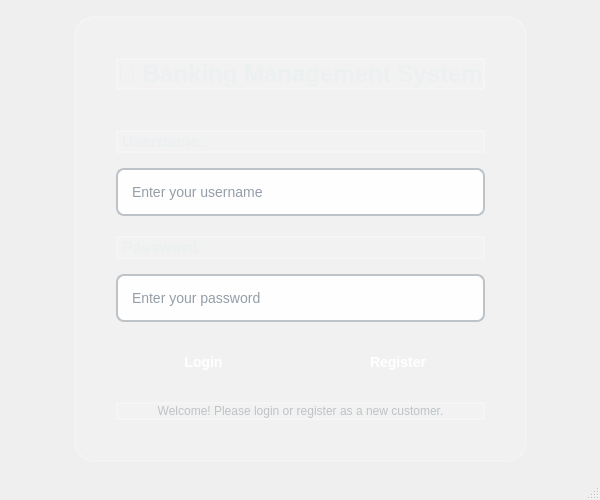
<?xml version="1.0" encoding="UTF-8"?>
<ui version="4.0">
 <class>LoginWindow</class>
 <widget class="QMainWindow" name="LoginWindow">
  <property name="geometry">
   <rect>
    <x>0</x>
    <y>0</y>
    <width>600</width>
    <height>500</height>
   </rect>
  </property>
  <property name="windowTitle">
   <string>Banking Management System - Login</string>
  </property>
  <property name="styleSheet">
   <string>QMainWindow {
    background: qlineargradient(x1: 0, y1: 0, x2: 0, y2: 1,
                               stop: 0 #2c3e50, stop: 1 #34495e);
}

QWidget {
    color: white;
    font-family: 'Segoe UI', Arial, sans-serif;
}

QPushButton {
    background: qlineargradient(x1: 0, y1: 0, x2: 0, y2: 1,
                               stop: 0 #3498db, stop: 1 #2980b9);
    border: none;
    border-radius: 8px;
    color: white;
    font-weight: bold;
    font-size: 14px;
    padding: 12px;
    min-width: 120px;
}

QPushButton:hover {
    background: qlineargradient(x1: 0, y1: 0, x2: 0, y2: 1,
                               stop: 0 #5dade2, stop: 1 #3498db);
}

QPushButton:pressed {
    background: qlineargradient(x1: 0, y1: 0, x2: 0, y2: 1,
                               stop: 0 #2980b9, stop: 1 #21618c);
}

QLineEdit {
    background: rgba(255, 255, 255, 0.9);
    border: 2px solid #bdc3c7;
    border-radius: 8px;
    color: #2c3e50;
    font-size: 14px;
    padding: 12px;
    min-height: 20px;
}

QLineEdit:focus {
    border-color: #3498db;
    background: white;
}

QLabel {
    font-size: 16px;
    font-weight: bold;
    color: #ecf0f1;
}</string>
  </property>
  <widget class="QWidget" name="centralwidget">
   <layout class="QVBoxLayout" name="verticalLayout_4">
    <item>
     <spacer name="verticalSpacer_3">
      <property name="orientation">
       <enum>Qt::Vertical</enum>
      </property>
      <property name="sizeHint" stdset="0">
       <size>
        <width>20</width>
        <height>40</height>
       </size>
      </property>
     </spacer>
    </item>
    <item>
     <layout class="QHBoxLayout" name="horizontalLayout_3">
      <item>
       <spacer name="horizontalSpacer_3">
        <property name="orientation">
         <enum>Qt::Horizontal</enum>
        </property>
        <property name="sizeHint" stdset="0">
         <size>
          <width>40</width>
          <height>20</height>
         </size>
        </property>
       </spacer>
      </item>
      <item>
       <widget class="QFrame" name="loginFrame">
        <property name="frameShape">
         <enum>QFrame::StyledPanel</enum>
        </property>
        <property name="styleSheet">
         <string>QFrame {
    background: rgba(255, 255, 255, 0.1);
    border-radius: 20px;
    border: 2px solid rgba(255, 255, 255, 0.2);
}</string>
        </property>
        <layout class="QVBoxLayout" name="verticalLayout_3">
         <property name="spacing">
          <number>20</number>
         </property>
         <property name="leftMargin">
          <number>40</number>
         </property>
         <property name="topMargin">
          <number>40</number>
         </property>
         <property name="rightMargin">
          <number>40</number>
         </property>
         <property name="bottomMargin">
          <number>40</number>
         </property>
         <item>
          <widget class="QLabel" name="titleLabel">
           <property name="text">
            <string>🏦 Banking Management System</string>
           </property>
           <property name="alignment">
            <set>Qt::AlignCenter</set>
           </property>
           <property name="styleSheet">
            <string>QLabel {
    font-size: 24px;
    font-weight: bold;
    color: #ecf0f1;
    margin-bottom: 20px;
}</string>
           </property>
          </widget>
         </item>
         <item>
          <layout class="QVBoxLayout" name="verticalLayout">
           <property name="spacing">
            <number>15</number>
           </property>
           <item>
            <widget class="QLabel" name="usernameLabel">
             <property name="text">
              <string>Username:</string>
             </property>
            </widget>
           </item>
           <item>
            <widget class="QLineEdit" name="usernameLineEdit">
             <property name="placeholderText">
              <string>Enter your username</string>
             </property>
            </widget>
           </item>
          </layout>
         </item>
         <item>
          <layout class="QVBoxLayout" name="verticalLayout_2">
           <property name="spacing">
            <number>15</number>
           </property>
           <item>
            <widget class="QLabel" name="passwordLabel">
             <property name="text">
              <string>Password:</string>
             </property>
            </widget>
           </item>
           <item>
            <widget class="QLineEdit" name="passwordLineEdit">
             <property name="echoMode">
              <enum>QLineEdit::Password</enum>
             </property>
             <property name="placeholderText">
              <string>Enter your password</string>
             </property>
            </widget>
           </item>
          </layout>
         </item>
         <item>
          <layout class="QHBoxLayout" name="horizontalLayout">
           <item>
            <widget class="QPushButton" name="loginButton">
             <property name="text">
              <string>Login</string>
             </property>
            </widget>
           </item>
           <item>
            <widget class="QPushButton" name="registerButton">
             <property name="text">
              <string>Register</string>
             </property>
             <property name="styleSheet">
              <string>QPushButton {
    background: qlineargradient(x1: 0, y1: 0, x2: 0, y2: 1,
                               stop: 0 #27ae60, stop: 1 #229954);
}

QPushButton:hover {
    background: qlineargradient(x1: 0, y1: 0, x2: 0, y2: 1,
                               stop: 0 #58d68d, stop: 1 #27ae60);
}</string>
             </property>
            </widget>
           </item>
          </layout>
         </item>
         <item>
          <widget class="QLabel" name="statusLabel">
           <property name="text">
            <string>Welcome! Please login or register as a new customer.</string>
           </property>
           <property name="alignment">
            <set>Qt::AlignCenter</set>
           </property>
           <property name="styleSheet">
            <string>QLabel {
    color: #bdc3c7;
    font-size: 12px;
    font-weight: normal;
}</string>
           </property>
           <property name="wordWrap">
            <bool>true</bool>
           </property>
          </widget>
         </item>
        </layout>
       </widget>
      </item>
      <item>
       <spacer name="horizontalSpacer_4">
        <property name="orientation">
         <enum>Qt::Horizontal</enum>
        </property>
        <property name="sizeHint" stdset="0">
         <size>
          <width>40</width>
          <height>20</height>
         </size>
        </property>
       </spacer>
      </item>
     </layout>
    </item>
    <item>
     <spacer name="verticalSpacer_4">
      <property name="orientation">
       <enum>Qt::Vertical</enum>
      </property>
      <property name="sizeHint" stdset="0">
       <size>
        <width>20</width>
        <height>40</height>
       </size>
      </property>
     </spacer>
    </item>
   </layout>
  </widget>
  <widget class="QMenuBar" name="menubar">
   <property name="geometry">
    <rect>
     <x>0</x>
     <y>0</y>
     <width>600</width>
     <height>22</height>
    </rect>
   </property>
  </widget>
  <widget class="QStatusBar" name="statusbar"/>
 </widget>
 <resources/>
 <connections/>
</ui>
